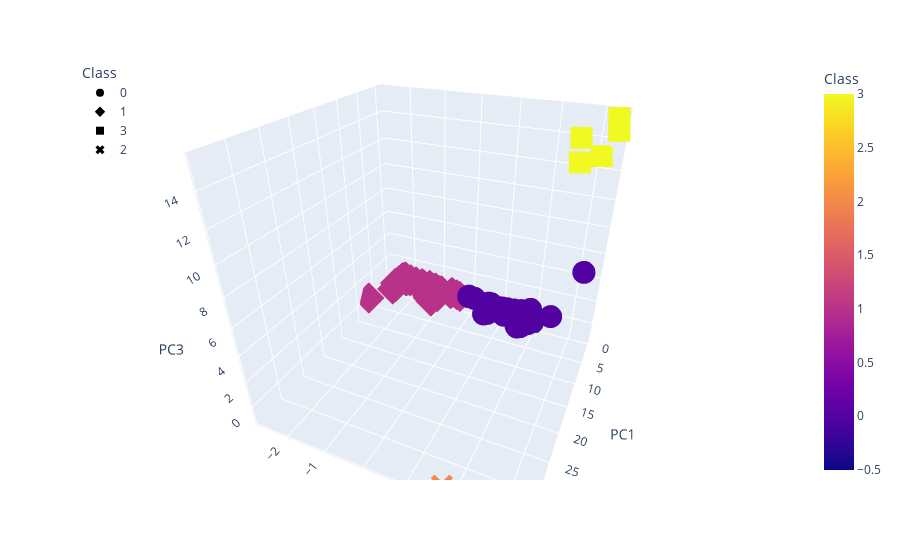

Notebook code cell kept with this figure:
### Markdown cell above
### Visualizing Results

#### 3D-Scatter with Clusters

### Code cell
# Create a 3D-Scatter with the PCA data and the clusters
fig = px.scatter_3d(clustered_df, x="PC1", y="PC2", z="PC3", color="Class", symbol="Class", width=800)
fig.update_layout(legend=dict(x=0, y=1))
fig.show()

### Figure 1 — Plotly figure (JSON) as saved in the notebook; plotly's stock layout.template omitted (floating-point values rounded to 4 significant figures; data arrays with more than 128 entries replaced by an {"elided": "..."} marker saying what was removed)
{"data": [{"hovertemplate": "Class=%{marker.color}<br>PC1=%{x}<br>PC2=%{y}<br>PC3=%{z}<extra></extra>", "legendgroup": "0", "marker": {"color": {"elided": "288 int values"}, "coloraxis": "coloraxis", "symbol": "circle"}, "mode": "markers", "name": "0", "scene": "scene", "showlegend": true, "type": "scatter3d", "x": {"elided": "288 float values"}, "y": {"elided": "288 float values"}, "z": {"elided": "288 float values"}}, {"hovertemplate": "Class=%{marker.color}<br>PC1=%{x}<br>PC2=%{y}<br>PC3=%{z}<extra></extra>", "legendgroup": "1", "marker": {"color": {"elided": "238 int values"}, "coloraxis": "coloraxis", "symbol": "diamond"}, "mode": "markers", "name": "1", "scene": "scene", "showlegend": true, "type": "scatter3d", "x": {"elided": "238 float values"}, "y": {"elided": "238 float values"}, "z": {"elided": "238 float values"}}, {"hovertemplate": "Class=%{marker.color}<br>PC1=%{x}<br>PC2=%{y}<br>PC3=%{z}<extra></extra>", "legendgroup": "3", "marker": {"color": [3, 3, 3, 3, 3], "coloraxis": "coloraxis", "symbol": "square"}, "mode": "markers", "name": "3", "scene": "scene", "showlegend": true, "type": "scatter3d", "x": [-0.1835, -0.4023, -0.4087, -0.3332, -0.4202], "y": [3.364, 2.557, 2.601, 3.318, 3.073], "z": [14.62, 13.91, 12.34, 15.35, 12.92]}, {"hovertemplate": "Class=%{marker.color}<br>PC1=%{x}<br>PC2=%{y}<br>PC3=%{z}<extra></extra>", "legendgroup": "2", "marker": {"color": [2], "coloraxis": "coloraxis", "symbol": "x"}, "mode": "markers", "name": "2", "scene": "scene", "showlegend": true, "type": "scatter3d", "x": [34.08], "y": [1.748], "z": [-0.9381]}], "layout": {"autosize": true, "coloraxis": {"colorbar": {"title": {"text": "Class"}}, "colorscale": [[0, "#0d0887"], [0.1111, "#46039f"], [0.2222, "#7201a8"], [0.3333, "#9c179e"], [0.4444, "#bd3786"], [0.5556, "#d8576b"], [0.6667, "#ed7953"], [0.7778, "#fb9f3a"], [0.8889, "#fdca26"], [1, "#f0f921"]]}, "legend": {"title": {"text": "Class"}, "tracegroupgap": 0, "x": 0, "y": 1}, "margin": {"t": 60}, "scene": {"aspectmode": "auto", "aspectratio": {"x": 1, "y": 1, "z": 1}, "camera": {"center": {"x": 0, "y": 0, "z": 0}, "eye": {"x": 1.395, "y": 0.6359, "z": 0.9089}, "projection": {"type": "perspective"}, "up": {"x": 0, "y": 0, "z": 1}}, "domain": {"x": [0, 1], "y": [0, 1]}, "xaxis": {"title": {"text": "PC1"}, "type": "linear"}, "yaxis": {"title": {"text": "PC2"}, "type": "linear"}, "zaxis": {"title": {"text": "PC3"}, "type": "linear"}}}}
